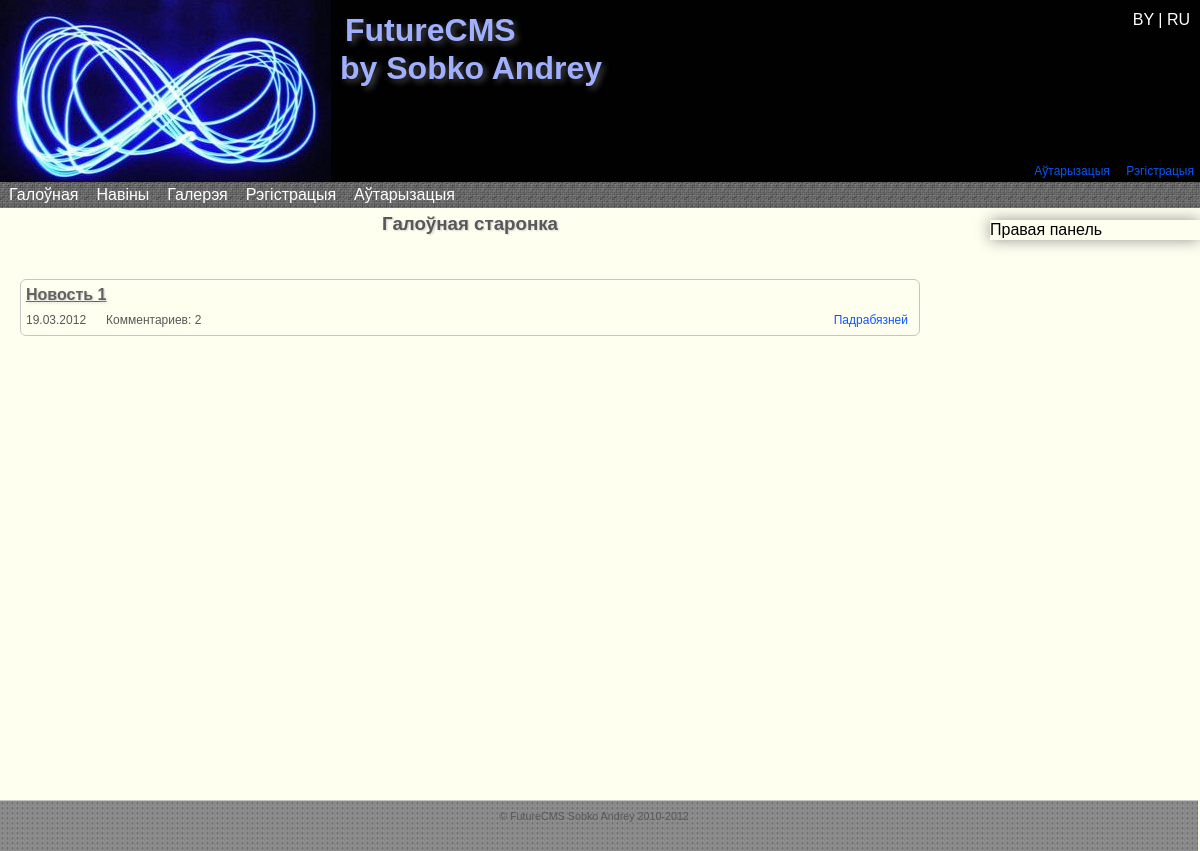
Before: / with the older database file.
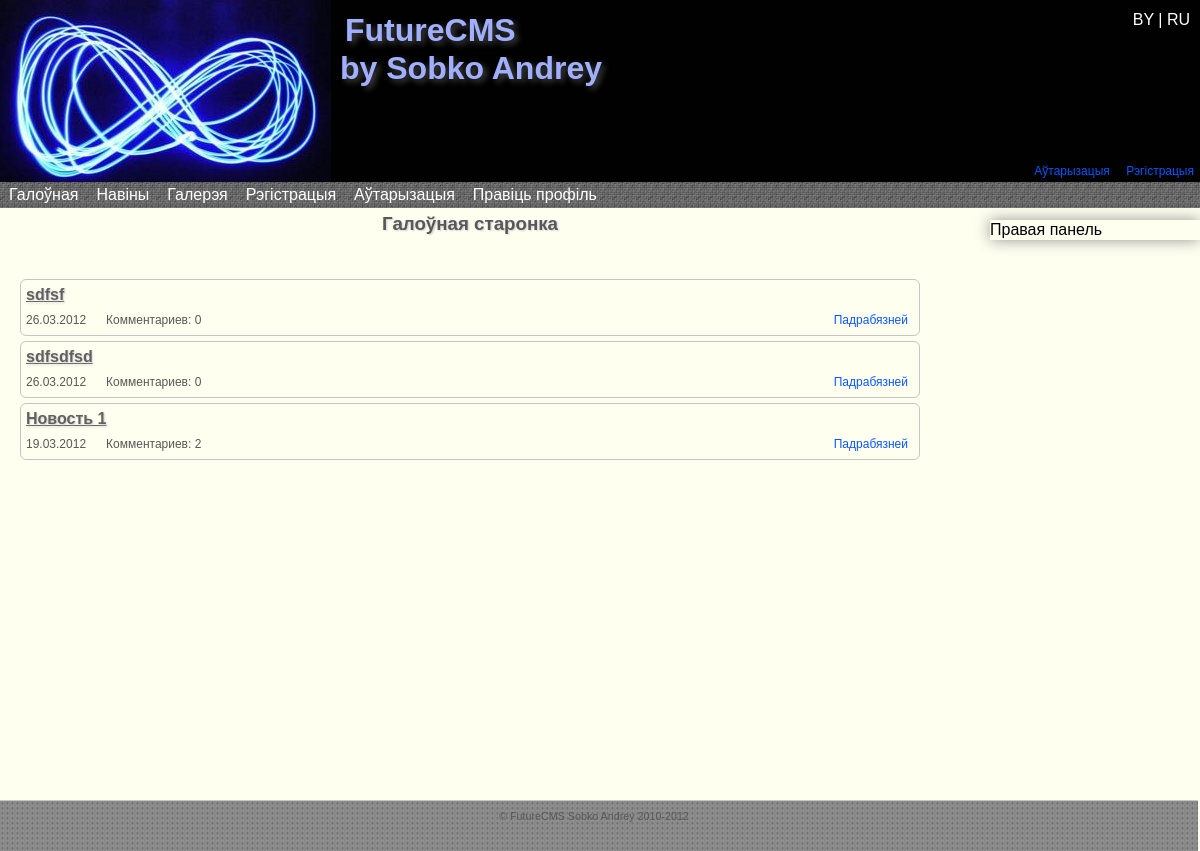
After: the same page with the newer database file.
### tables this page shows
CREATE TABLE IF NOT EXISTS `menu` (
  `id` int(11) NOT NULL AUTO_INCREMENT,
  `num` int(11) NOT NULL,
  `lang1` varchar(50) NOT NULL,
  `lang2` varchar(50) NOT NULL,
  `link` text NOT NULL,
  `published` int(11) NOT NULL DEFAULT '0',
  `in` int(2) NOT NULL DEFAULT '0',
  PRIMARY KEY (`id`)
);

CREATE TABLE IF NOT EXISTS `news` (
  `id` int(11) NOT NULL AUTO_INCREMENT,
  `caption_lang1` varchar(200) NOT NULL,
  `caption_lang2` varchar(200) NOT NULL,
  `text_lang1` text NOT NULL,
  `text_lang2` text NOT NULL,
  `date` datetime NOT NULL,
  PRIMARY KEY (`id`)
);

CREATE TABLE IF NOT EXISTS `page` (
  `id` int(11) NOT NULL AUTO_INCREMENT,
  `lang1` varchar(150) NOT NULL,
  `lang2` varchar(150) NOT NULL,
  `link` varchar(200) NOT NULL,
  `text_lang1` longtext NOT NULL,
  `text_lang2` longtext NOT NULL,
  `in_menu` int(11) NOT NULL DEFAULT '0',
  PRIMARY KEY (`id`)
);

### core/config.php (called while the page is built, shortened)
<?php
include 'classes/base.class.php';
$db = new DataBase('localhost','root','root');
$db->SelectDataBase('future_cms');
$sql="SELECT `id`,`siteName`,`siteHeader`,`siteFooter`,`metaTitle`,`metaKeywords`,`metaDescription`,`metaCharset` FROM `settings`";
$res=$db->query($sql);
while ($row = mysql_fetch_array($res)){
	$site['lang'.$row['id']]=array(
			'name'=>$row['siteName'],
			'header'=>$row['siteHeader'],
			'footer'=>$row['siteFooter']
		);
}
$site['version']='12.13.5';
?>

### index.php (the view, shortened to what the changed rows need)
<?php session_start();
include "core/config.php";
if ($_SESSION['lang']=='lang2'){ $lang='lang2'; }
else { $lang='lang1'; }
$link='index.php';
$header=$site[$lang]['header'];
?>
<!DOCTYPE html PUBLIC "-//W3C//DTD XHTML 1.0 Strict//EN" "http://www.w3.org/TR/xhtml1/DTD/xhtml1-strict.dtd">
<html xmlns="http://www.w3.org/1999/xhtml">
<head>
    <link rel="stylesheet" href="design/style_main.css" type="text/css" media="screen, projection" />
	<link rel="stylesheet" href="design/droppy.css" type="text/css" media="screen, projection" />
    <link rel="stylesheet" href="design/form_err.css" type="text/css" media="screen, projection" />
</head>
<body>
<div id="wrapper">
    <div id="header" align="left" class="head_grad">
        <br /><h1><?php echo $header;?></h1><br />
    </div>
    <div id="middle">
        <div id="menu" class="menu_grad">
            <ul id="nav">
			<?php $db->MenuRead($lang);?>
			</ul>
        </div>
        <div id="container">
            <div id="content">
                <?php echo '<h3>'.$name.'</h3>';
                $db->TextRead($link, $lang);
                $db->ReadNews('',$lang);
                ?>
            </div>
        </div>
        <?php include 'core/sideRight.php';?>
    </div>
</div>
</body>
</html>

### core/classes/base.class.php (shortened to what the changed rows need)
<?php
class DataBase{
    private $host= '';
    private $user= '';
    private $pass= '';
    private $connection;
    public function __construct($host="",$user="",$pass=""){
        $this->host = $host;
        $this->user = $user;
        $this->pass = $pass;
    }
    public function connect(){
		$this->connection = mysql_connect($this->host,$this->user,$this->pass) or die("could not connect to DB");
        return $this->connection;
    }
	public static function query($sql){
		$res=mysql_query($sql) or die(mysql_error());
		return $res;
    }
    public function ReadNews($col='',$lang){
    	if($this->connection){
			$sql="SELECT	`id`,
							`caption_".$lang."`,
							`text_".$lang."`,
							DATE_FORMAT(date,'%d.%m.%Y') AS date
				FROM `news` ORDER BY `id` DESC;";
			$result = self::query($sql);
			while ($row = mysql_fetch_array($result, MYSQL_BOTH)){
				$sql2="SELECT COUNT(`id`) as count FROM `news_comments` WHERE `news_id`=".$row['id'];
				$res = self::query($sql2);
				while ($row2 = mysql_fetch_array($res, MYSQL_BOTH)){
					$count=$row2['count'];
				}
				$caption=$row['caption_'.$lang];
				$mor['lang1']='Падрабязней';
				$mor['lang2']='Подробней';
				echo '<div class="news">
				<a href="read_news.php?id='.$row['id'].'"><h4 class="news_caption">'.$caption.'</h4></a>
				<span class="news_date">'.$row['date'].'</span>
				<span class="news_num_comments">Комментариев: '.$count.'</span>
				<span class="news_read"><a href="read_news.php?id='.$row['id'].'">'.$mor[$lang].'</a></span><br />
				</div>';
			}
    	}
    }
    public function MenuRead($lang,$dir=''){
		if($this->connection){
			$sql="SELECT `id`,`num`,`link`,`".$lang."`,`in` FROM `menu` WHERE `published`='1' ORDER BY `num`;";
            $result = self::query($sql);
			while ($row = mysql_fetch_array($result, MYSQL_BOTH)){
				$menu[$row['num']]=array(
						'id'=>$row['id'],
						'in'=>$row['in'],
						'name'=>$row[$lang],
						'link'=>$row['link']
						);
			}
			foreach($menu as $val){
					if ($val['in']==0){
						echo '<li><a href="'.$val['link'].'">'.$val['name'].'</a>';
						echo '<ul>';
						echo '</ul></li>';
					}
				}
        }
    }
}
?>

### core/sideRight.php
<?php
$sql="SELECT `text_".$lang."` FROM `page` WHERE `link`='RightSideBar'";
$result = $db->query($sql);
while ($row = mysql_fetch_array($result)){
	echo $row[0];
}
?>

Changed rows visible on the page:
added menu: lang1 "Правіць профіль"
added news: caption_lang1 "sdfsf", date "26.03.2012", count "0", lang "Падрабязней"
added news: caption_lang1 "sdfsdfsd", date "26.03.2012", count "0", lang "Падрабязней"
